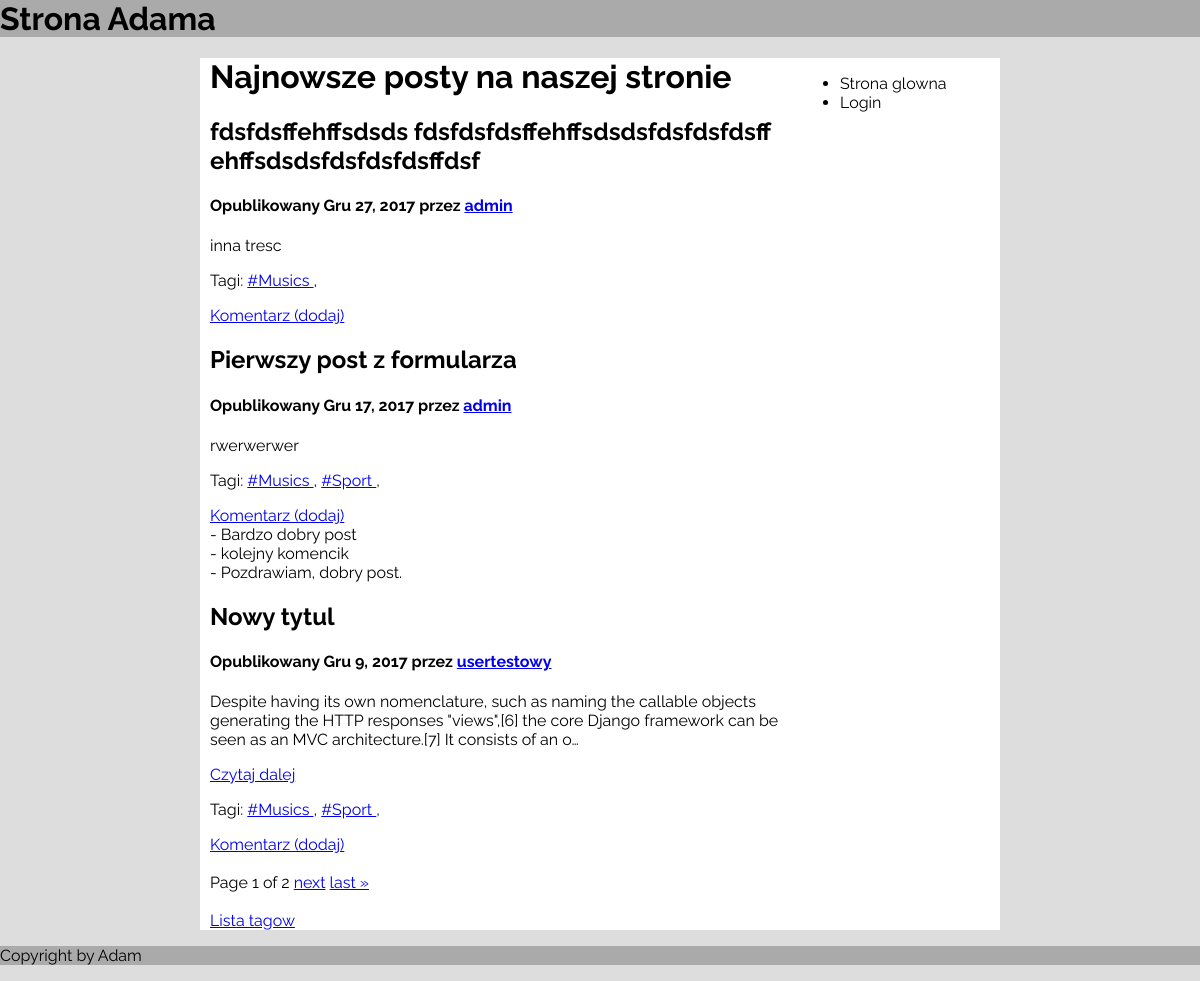
Before: / with the older database file.
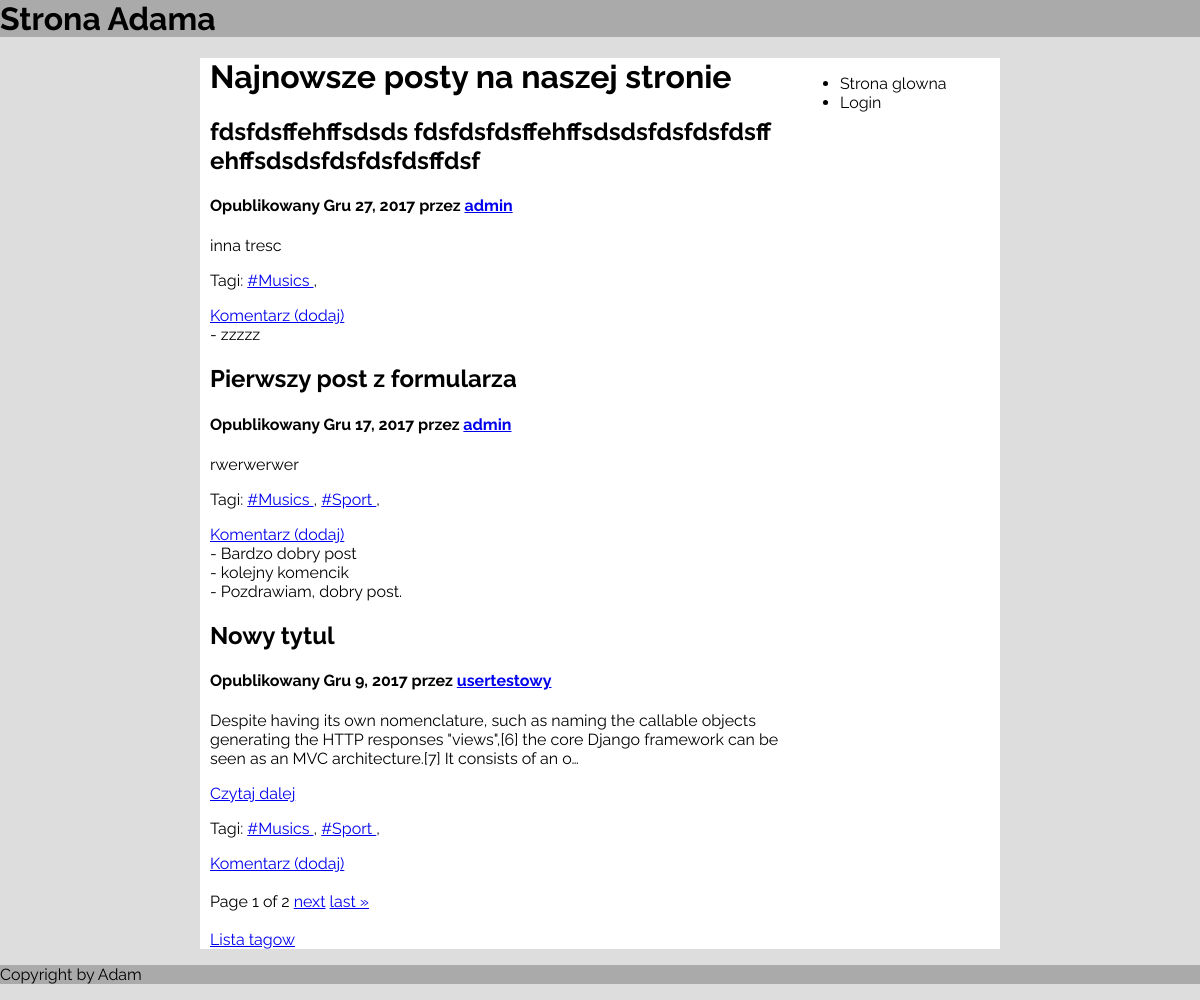
After: the same page with the newer database file.
### main/models.py (models this page shows, shortened)
class Post(models.Model):
	title = models.CharField(max_length=300)
	content = models.CharField(max_length=10000)
	publish_date = models.DateField()
	user = models.ForeignKey(User)
	tag = models.ManyToManyField(Tag)
	class Meta:
		ordering = ['-publish_date', 'title']

class Tag(models.Model):
	name = models.CharField(max_length=200, blank=True, default='', unique=True)

class Comment(models.Model):
	content = models.CharField(max_length= 300, blank=True, default='')
	post = models.ForeignKey(Post)
	comment_date = models.DateField()

### main/views.py (the view)
# urls.py: url(r'^$', views.index, name='index'),
def index(request):
	posts = Post.objects.all()
	comments = Comment.objects.all()
	paginator = Paginator(posts, POSTS_PER_PAGE) #ilosc artykulow na stronie
	page = request.GET.get('page')
	try:
		posts = paginator.page(page)
	except PageNotAnInteger:
		posts = paginator.page(1)
	context = {
		'posts': posts,
		'comments': comments
	}
	return render(request, 'main/index.html', context)

### main/templates/main/index.html (shortened to what this page needs)
{% extends 'main/base.html' %}
{% block header %}
	<h1> Najnowsze posty na naszej stronie </h1>
{% endblock %}
{% block content %}
	<div>
		{% for post in posts %}
			<div>
				<h2>{{ post.title }} </h2>
				<h4>
					Opublikowany {{ post.publish_date }} przez <a href="{% url 'user_info' post.user.username %}"> {{ post.user.username }}</a>
				</h4>
				<p> {{ post.content|truncatechars:200 }} </p>
                {% if post.content|length > 200 %}
                <a href="{% url 'one_post' post.id %}">Czytaj dalej</a>
                {% endif %}
				<p> Tagi:
					{% for t in post.tag.all %}
						<a href="/bytag/{{ t.name|slice:'1:' }}">{{t.name}} </a>
						<a>, </a>
					{% endfor %}
				</p>
			</div>
        <div><a href="{% url 'add_new_comment' post.id %}">Komentarz (dodaj)</a>
				<br>
                {% for comment in comments %}
                    {% if post.id == comment.post.id %}
                        <{{comment.comment_date}}> - {{comment.content}} <br>
                    {% endif %}
                {% endfor %}
        </div>
		{% endfor %}
	</div>
    <br>
<div>
            Page {{ posts.number }} of {{ posts.paginator.num_pages }}
        {% if posts.has_next %}
            <a href="?page={{ posts.next_page_number }}">next</a>
            <a href="?page={{ posts.paginator.num_pages }}">last &raquo;</a>
        {% endif %}
</div>
	<br>
	<a href="{% url 'tags' %}">Lista tagow</a>
{% endblock %}

Changed rows visible on the page:
added Comment: content "zzzzz", comment_date "2018-01-10" (drawn), shown under Post "fdsfdsffehffsdsds fdsfdsfdsffehffsdsdsfdsfdsfdsff ehffsdsdsfdsfdsfdsffdsf"
